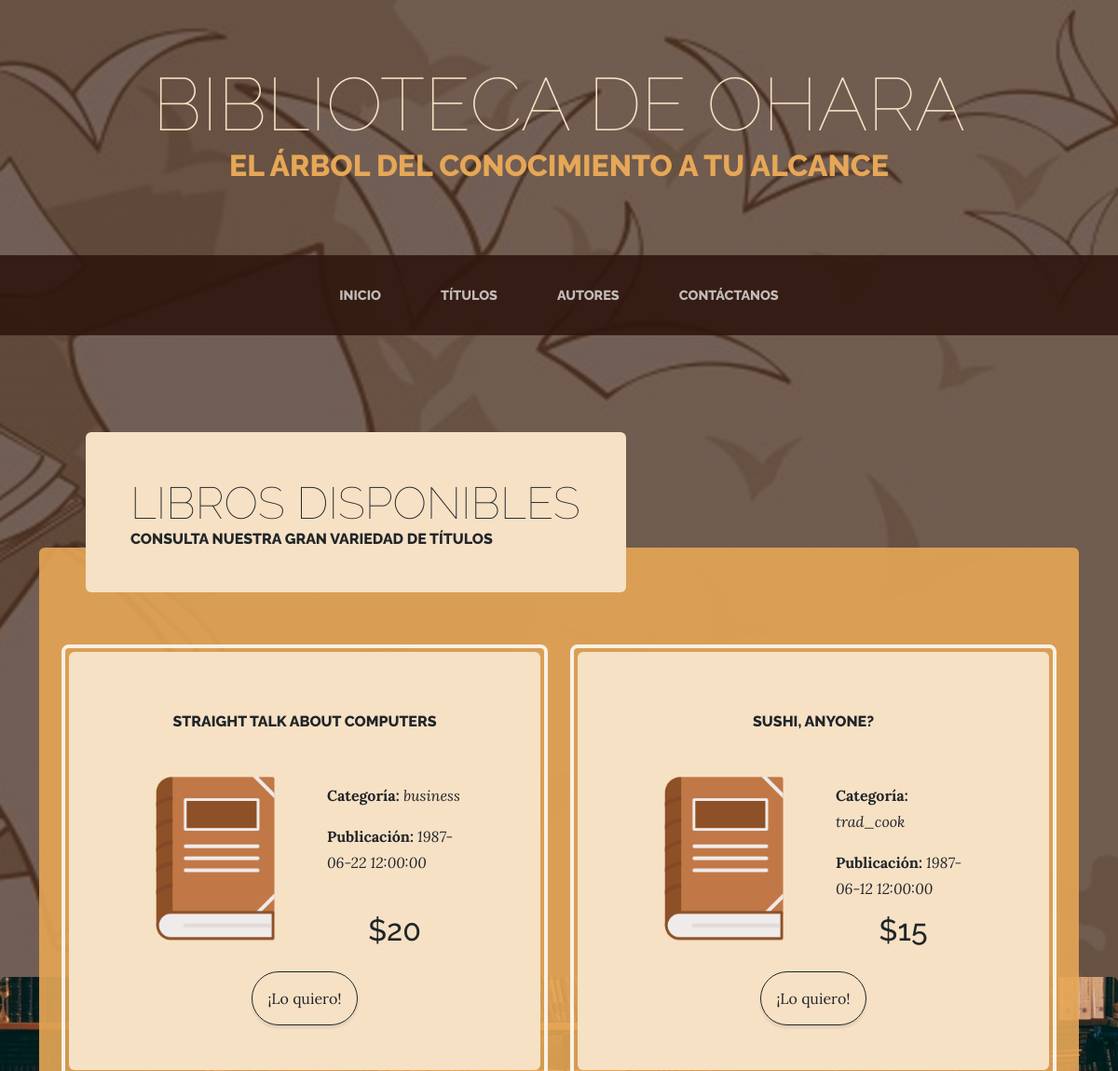
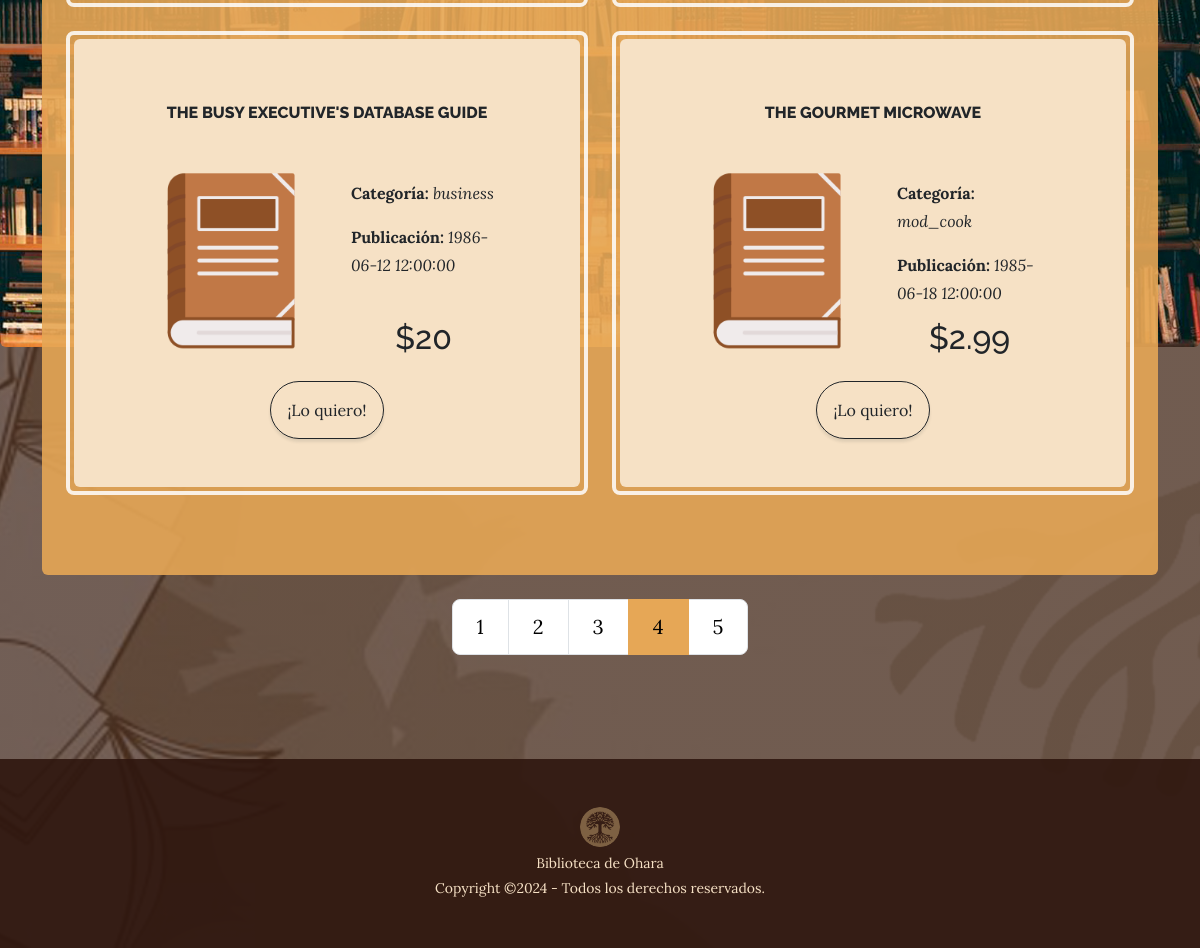
The page /titulos.php?pagina=4 on the database its author committed (2 pictures, top to bottom).
### tables this page shows
CREATE TABLE `titulos` (
  `id_titulo` varchar(6) NOT NULL,
  `titulo` varchar(60) NOT NULL,
  `tipo` varchar(15) NOT NULL,
  `id_pub` varchar(4) NOT NULL,
  `precio` double default NULL,
  `avance` double default NULL,
  `total_ventas` int(11) default NULL,
  `notas` varchar(255) NOT NULL,
  `fecha_pub` datetime NOT NULL,
  `contrato` varchar(1) NOT NULL,
  PRIMARY KEY  (`id_titulo`)
);

### database/conexion.php (called while the page is built, shortened)
<?php
    class DBLibreria {
        private $server = "localhost";
        private $user = "root";
        private $pwd = "";
        private $database = "libreriadb";
        private function getCnxn() {
            $cnxn = new PDO("mysql:host=$this->server;dbname=$this->database", $this->user, $this->pwd);
            return $cnxn;
        }
        public function getTitulos() {
            $pdoCnxn = $this->getCnxn();
            $res = array();
            if (is_object($pdoCnxn)) {
                $sql = "SELECT * FROM `titulos` ORDER BY `titulo`";
                $stmt = $pdoCnxn->query($sql);
                if ($stmt) {
                    $res = $stmt->fetchAll(PDO::FETCH_ASSOC);
                } else {
                }
            } else {
            }
            return $res;
        }
    }
?>

### titulos.php (the view, shortened to what this page needs)
<?php
    include "database/conexion.php";
?>
<!DOCTYPE html>
<html lang="en">
    <head>
        <link href="css/styles.css" rel="stylesheet" />
    </head>
    <body>
        <?php
            include ("templates/topbanner.php");
        ?>
        <section id="titulos">
            <br>
        </section>
        <section class="page-section about-heading">
            <div class="container">
                <div class="product-item">
                    <div class="product-item-title d-flex d-none d-md-block" style="width : 630px;">
                        <div class="bg-faded p-5 d-flex me-auto rounded" style="margin-left : 50px;">
                            <h2 class="section-heading mb-0">
                                <span class="section-heading-lower">Libros Disponibles</span>
                                <span class="section-heading-upper">Consulta nuestra gran variedad de títulos</span>
                            </h2>
                        </div>
                    </div>
                    <section class="container rounded cta about-heading-img mb-3 mb-lg-0">
                        <div class="container">
                            <div class="row">
                                <?php
                                    $libreria = new DBLibreria;
                                    $titulos = $libreria->getTitulos();
                                    $elementos_por_pagina = 4;
                                    $num_total_paginas = ceil(count($titulos) / $elementos_por_pagina);
                                    $pagina_actual = isset($_GET['pagina']) ? $_GET['pagina'] : 1;
                                    $inicio = ($pagina_actual - 1) * $elementos_por_pagina;
                                    $titulos_pagina = array_slice($titulos, $inicio, $elementos_por_pagina);
                                    foreach ($titulos_pagina as $registro) {
                                        print('<div class="col-lg-6 mt-4 d-none d-md-block">');
                                        print(    '<div class="cta-inner bg-faded rounded">');
                                        print(        '<div class="container d-flex align-items-center justify-content-center text-center rounded" style="height: 60px;">');
                                        print(            '<h2 class="section-heading">');
                                        print(                '<span class="section-heading-upper">'.$registro['titulo'].'</span>');
                                        print(            '</h2>');
                                        print(        '</div>');
                                        print(        '<div class="container d-flex mt-4 mb-lg-0">');
                                        print(            '<div class="container align-items-center text-center">');
                                        print(                '<img src="assets/img/libro.png" style="width: 140px;"/>');
                                        print(            '</div>');
                                        print(            '<div class="container">');
                                        print(                '<div class="container justify-content-center align-items-center" style="height: 140px;">');
                                        print(                  '<p class="pt-2"><strong>Categoría: </strong><em>'.$registro['tipo'].'</em></p>');
                                        print(                  '<p><strong>Publicación: </strong><em>'.$registro['fecha_pub'].'</em></p>');
                                        print(                '</div>');
                                        print(                '<h2 class="section-heading text-center pt-2">');
                                        print(                  '<span>$'.$registro['precio'].'</span>');
                                        print(                '</h2>');
                                        print(            '</div>');
                                        print(        '</div>');
                                        print(        '<div class="container d-flex justify-content-center mt-3">');
                                        print(            '<button class="btn btn-outline-dark btn p-3" style="border-radius: 50px">¡Lo quiero!</button>');
                                        print(        '</div>');
                                        print(    '</div>');
                                        print('</div>');
                                    }
                                ?>
                            </div>
                        </div>
                    </section>
                    <div class="container mt-4">
                        <ul class="pagination pagination-lg justify-content-center">
                            <?php for ($i = 1; $i <= $num_total_paginas; $i++) : ?>
                                <li class="page-item <?php echo ($i == $pagina_actual) ? 'active' : ''; ?>">
                                    <a class="page-link" href="?pagina=<?php echo $i; ?>" style="color: black"><?php echo $i; ?></a>
                                </li>
                            <?php endfor; ?>
                        </ul>
                    </div>
                </div>
            </div>
        </section>
        <section>
            <br>
        </section>
        <?php
            include ("templates/footer.php");
        ?>
    </body>
</html>

### rows shown on the page
titulos: titulo "STRAIGHT TALK ABOUT COMPUTERS", tipo "business", fecha_pub "1987-06-22 12:00:00", precio "20"
titulos: titulo "SUSHI, ANYONE?", tipo "trad_cook", fecha_pub "1987-06-12 12:00:00", precio "15"
titulos: titulo "THE BUSY EXECUTIVE'S DATABASE GUIDE", tipo "business", fecha_pub "1986-06-12 12:00:00", precio "20"
titulos: titulo "THE GOURMET MICROWAVE", tipo "mod_cook", fecha_pub "1985-06-18 12:00:00", precio "2.99"
